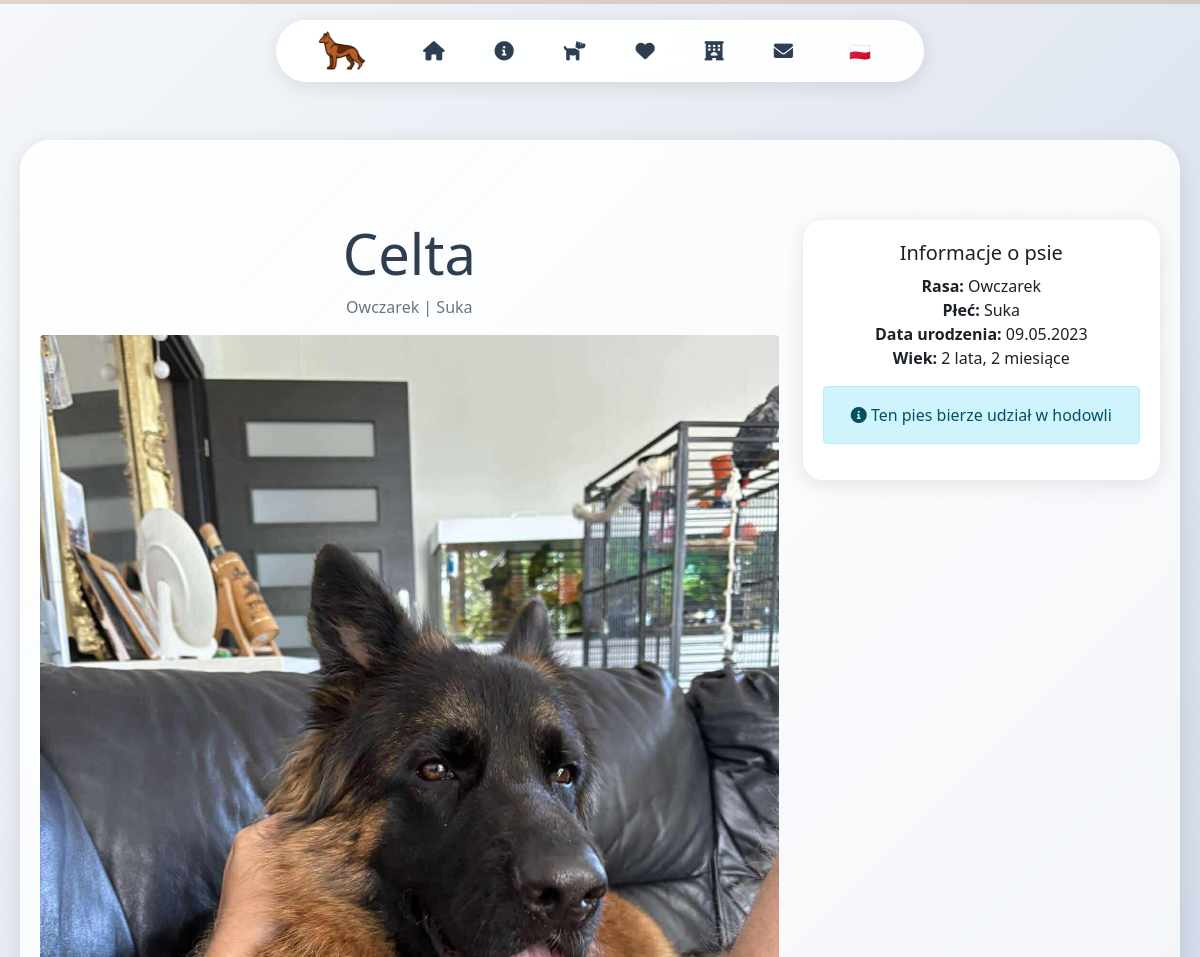
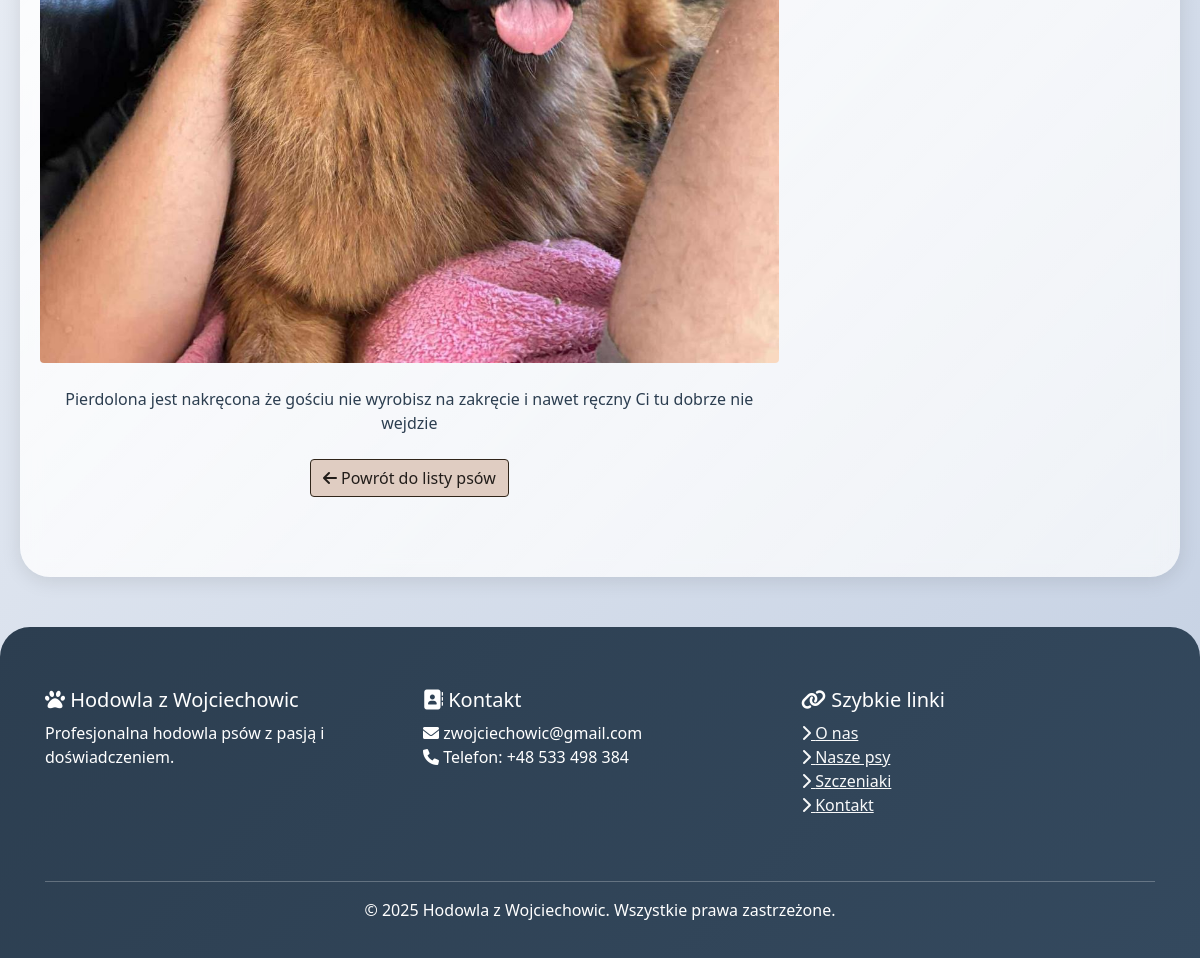
The app's page /pl/nasze-psy/2/ with its own data (2 pictures, top to bottom).
### main/models.py (models this page shows, shortened)
class Dog(models.Model):
    name = models.CharField(max_length=100, verbose_name='Imię')
    breed = models.CharField(max_length=100, verbose_name='Rasa')
    birth_date = models.DateField(verbose_name='Data urodzenia')
    gender = models.CharField(max_length=10, choices=[('male', 'Pies'), ('female', 'Suka')], verbose_name='Płeć')
    description = models.TextField(verbose_name='Opis')
    photo = models.ImageField(upload_to='dogs/', verbose_name='Zdjęcie główne')
    is_breeding = models.BooleanField(default=False, verbose_name='Pies hodowlany')
    certificate = models.ImageField(upload_to='certificates/', blank=True, null=True, verbose_name='Certyfikat')
    class Meta:
        ordering = ['name']
        verbose_name = 'Pies'
        verbose_name_plural = 'Psy'

### main/views.py (the view)
# urls.py: path(_('nasze-psy/<int:pk>/'), views.dog_detail, name='dog_detail'),
def dog_detail(request, pk):
    dog = get_object_or_404(Dog, pk=pk)
    return render(request, 'dog_detail.html', {
        'dog': dog
    })

### templates/dog_detail.html (shortened to what this page needs)
{% extends 'base.html' %}
{% block content %}
<div class="hero-section">
    <div class="row">
        <div class="col-lg-8">
            <h1 class="display-4">{{ dog.name }}</h1>
            <p class="text-muted">{{ dog.breed }} | {{ dog.get_gender_display }}</p>
            {% if dog.photo %}
            <img src="{{ dog.photo.url }}" alt="{{ dog.name }}" class="img-fluid mb-4 rounded">
            {% endif %}
            <div class="content">
                {{ dog.description|linebreaks }}
            </div>
            <div class="mt-4">
                <a href="{% url 'dogs' %}" class="btn btn-outline-primary">
                    <i class="fas fa-arrow-left"></i> Powrót do listy psów
                </a>
            </div>
        </div>
        <div class="col-lg-4">
            <div class="card">
                <div class="card-body">
                    <h5 class="card-title">Informacje o psie</h5>
                    <p class="card-text">
                        <strong>Rasa:</strong> {{ dog.breed }}<br>
                        <strong>Płeć:</strong> {{ dog.get_gender_display }}<br>
                        <strong>Data urodzenia:</strong> {{ dog.birth_date|date:"d.m.Y" }}<br>
                        <strong>Wiek:</strong> {{ dog.birth_date|timesince }}
                    </p>
                    {% if dog.is_breeding %}
                    <div class="alert alert-info">
                        <i class="fas fa-info-circle"></i> Ten pies bierze udział w hodowli
                    </div>
                    {% endif %}
                </div>
            </div>
        </div>
    </div>
</div>
{% endblock %}

### static/css/base.css (style rules this page uses)
.btn-outline-primary { color: #221d1a !important; border-color: #30251a !important; background-color: #e0cdc2 !important; }

### static/css/variables.css (style rules this page uses)
:root { --primary-color: #8B4513; --secondary-color: #D2691E; --accent-color: #FF6B35; --text-dark: #2C3E50; --bg-light: #F8F9FA; --shadow: 0 4px 20px rgba(0,0,0,0.1); --transition: all 0.3s cubic-bezier(0.4, 0, 0.2, 1); --bs-primary: #221d1a; }

### static/css/global.css (style rules this page uses)
* { margin: 0; padding: 0; box-sizing: border-box; }
body { font-family: 'Segoe UI', Tahoma, Geneva, Verdana, sans-serif; background: linear-gradient(135deg, #f5f7fa 0%, #c3cfe2 100%); min-height: 100vh; color: var(--text-dark); overflow-x: hidden; }
h1, h2, h3, h4, h5, h6 { line-height: 1.3; }
p { line-height: 1.5; }

### static/css/cards.css (style rules this page uses)
.card { color: rgb(28, 32, 40); border: none; border-radius: 20px; box-shadow: var(--shadow); transition: var(--transition); overflow: hidden; }
.card-body { padding: 20px !important; }

### static/css/hero.css (style rules this page uses)
.hero-section { background: linear-gradient(135deg, rgba(255,255,255,0.9) 0%, rgba(255,255,255,0.7) 100%); backdrop-filter: blur(10px); border-radius: 30px; padding: 80px 20px; margin: 20px; box-shadow: var(--shadow); text-align: center; }

### static/css/mobile.css (style rules this page uses)
.card-img-top, .img-fluid { max-width: 100%; height: auto; object-fit: cover; }

### records on screen
Dog: name "Celta", breed "Owczarek", gender "Suka", photo (picture), description "Pierdolona jest nakręcona że gościu nie wyrobisz na zakręcie i nawet ręczny Ci tu dobrze nie wejdzie", birth_date "09.05.2023", birth_date "2 lata, 2 miesiące"
